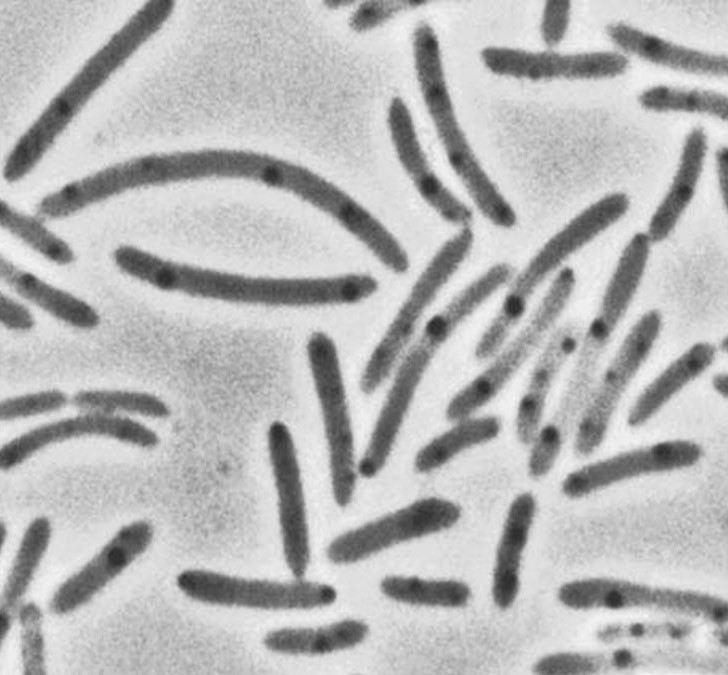
#> input picture bacteria.jpg, 728 x 675 px
$ python main1.py
#> lines starting #> are read from the running program, lines starting #| are printed output that depends on the picture; after the words box and inside, x2 and y2 are one past the last pixel; in counts of white or black regions, pixels touching at a corner belong together
import matplotlib.pyplot as plt
from scipy import ndimage
import numpy as np

image = ndimage.imread("bacteria.jpg")
#> image is the input picture: shape (675, 728, 3); min 41, max 246, mean 182.8
#RGB to gray
image = image[:,:,0]
#> image: shape (675, 728)

### hist
image_copy = np.copy(image)


print(image.shape)
#| (675, 728)

plt.figure()
plt.imshow(image)

plt.figure()
plt.hist(image_copy.ravel(),bins=255)

# extract only bacteries
image = image < 150
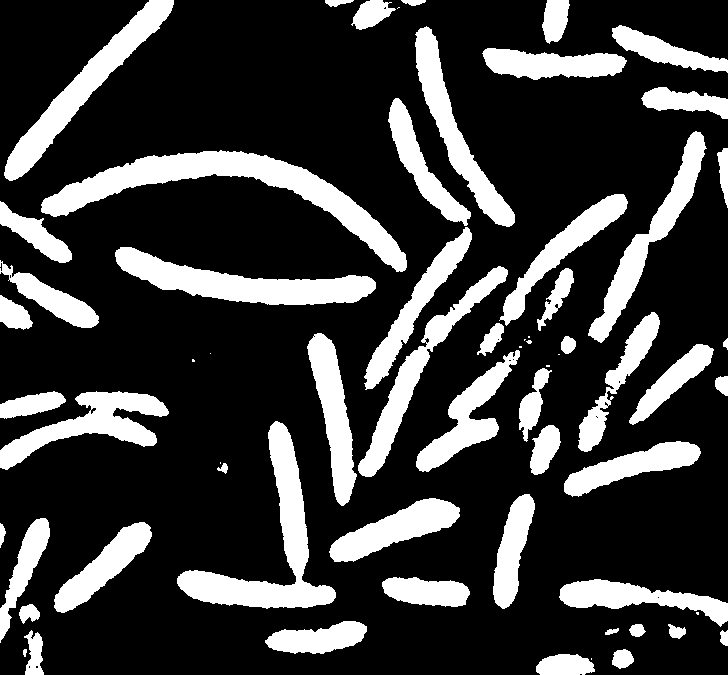
#> image: shape (675, 728) bool; 23.2% white; 65 white regions (12 under 20 px), largest, box (x1, y1, x2, y2) and area: (41, 150, 407, 272) 9824, (177, 421, 336, 609) 7374, (115, 247, 376, 305) 6550

# delete artifacts
image = ndimage.binary_opening(image)
#> image: shape (675, 728) bool; 23.1% white; 59 white regions (4 under 20 px), largest, box (x1, y1, x2, y2) and area: (41, 150, 407, 272) 9814, (177, 421, 336, 609) 7371, (115, 247, 376, 305) 6548

plt.figure()
plt.imshow(image)

# extract labels
image_labeled,label_number = ndimage.label(image)
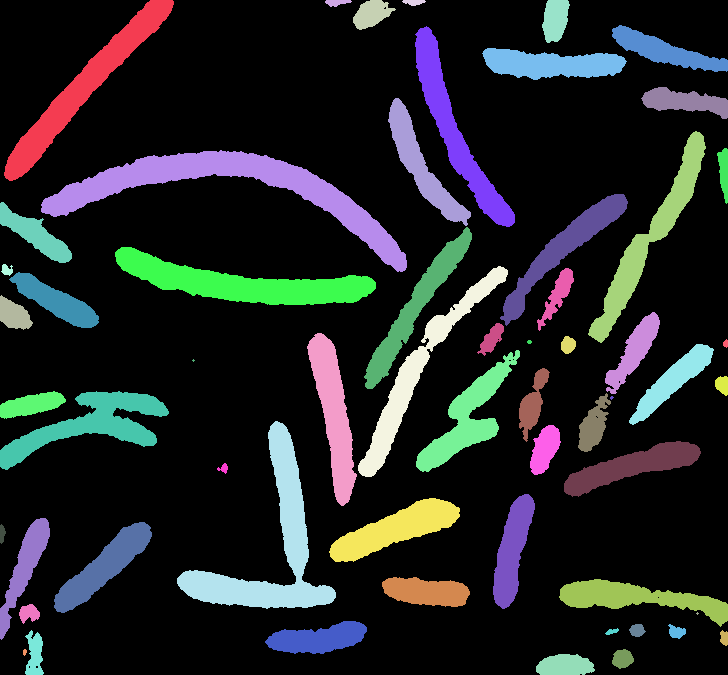
#> image_labeled: shape (675, 728) int32; 60 distinct labels, from 0 to 59; one colour per label, 0 black
#> label_number = 59

plt.figure()
plt.imshow(image_labeled)

#sum labels (to evaluate the size of each bateria)
sizes = ndimage.sum(image,image_labeled,range(label_number))
#> sizes = 59 values, max 9814 at index 13, min 0 at index 0, mean 1907.7
plt.figure()
plt.scatter(range(label_number), sizes)

plt.show()
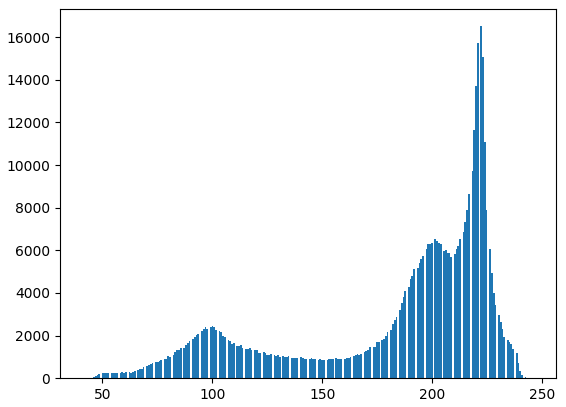
#> figure drawn by matplotlib, 1 panel; tallest bar 16512 high, from x = 221.9 to 222.7
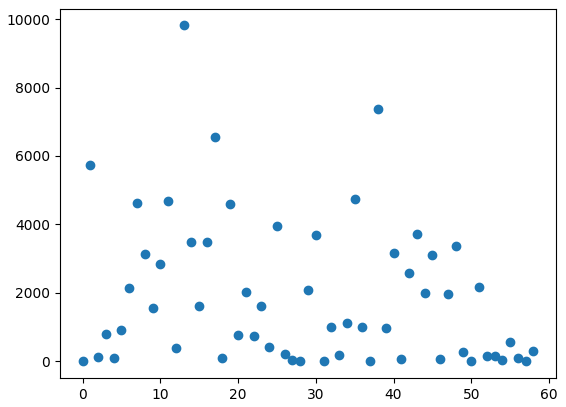
#> figure drawn by matplotlib, 1 panel
